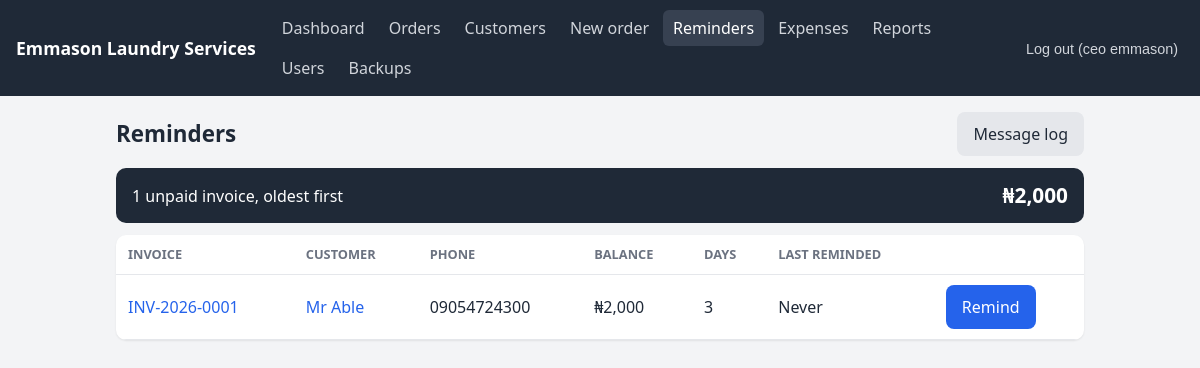
Page /app/reminders (signed in) on the committed database.
### app/models.py (models this page shows, shortened)
class User(Base):
     __tablename__ = "users"
     id = Column(Integer, primary_key=True)
     username = Column(String, unique=True, nullable=False)
     full_name = Column(String, nullable=False)
     password_hash = Column(String, nullable=False)
     role = Column(String, default="staff")        # admin or staff
     is_active = Column(Boolean, default=True)
     created_at = Column(DateTime, default=datetime.utcnow)

class Invoice(Base):
    __tablename__ = "invoices"
    id = Column(Integer, primary_key=True)
    order_id = Column(Integer, ForeignKey("orders.id"), unique=True, nullable=False)
    invoice_number = Column(String, unique=True, nullable=False)
    total = Column(Integer, nullable=False)       # naira
    created_at = Column(DateTime, default=datetime.utcnow)
    order = relationship("Order", back_populates="invoice")
    payments = relationship("Payment", back_populates="invoice", cascade="all, delete-orphan")

class Customer(Base):
    __tablename__ = "customers"
    id = Column(Integer, primary_key=True)
    name = Column(String, nullable=False)
    phone = Column(String, unique=True, nullable=False)
    address = Column(String)
    created_at = Column(DateTime, default=datetime.utcnow)
    orders = relationship("Order", back_populates="customer")

### app/routers/web_messages.py (the view)
@router.get("/app/reminders")
def reminders_page(request: Request, user=Depends(web_user), db: Session = Depends(get_db)):
    last = {}
    for n in db.query(models.Notification).filter_by(kind="balance").order_by(models.Notification.id):
        last[n.order_id] = n.created_at
    today = (now_wat()).date()
    rows = []
    for invoice in db.query(models.Invoice).order_by(models.Invoice.created_at).all():
        if invoice.balance > 0:
            order = invoice.order
            rows.append({
                "order_id": order.id,
                "invoice_number": invoice.invoice_number,
                "customer_id": order.customer.id,
                "customer_name": order.customer.name,
                "phone": order.customer.phone,
                "balance": invoice.balance,
                "days": (today - (invoice.created_at + WAT).date()).days,
                "last": last.get(order.id),
            })
    return templates.TemplateResponse(
        request, "reminders.html",
        {"user": user, "page": "reminders", "rows": rows,
         "total": sum(r["balance"] for r in rows)},
    )

### app/templates/reminders.html (shortened to what this page needs)
{% extends "base.html" %}
{% block content %}
<div class="page-head">
  <h1>Reminders</h1>
  <a class="btn secondary" href="/app/messages">Message log</a>
</div>
<div class="total-bar"><span>{{ rows|length }} unpaid invoice{{ '' if rows|length == 1 else 's' }}, oldest first</span><strong>{{ total|naira }}</strong></div>
<div class="table-wrap">
  {% if rows %}
  <table>
    <thead><tr><th>Invoice</th><th>Customer</th><th>Phone</th><th>Balance</th><th>Days</th><th>Last reminded</th><th></th></tr></thead>
    <tbody>
      {% for r in rows %}
      <tr>
        <td><a href="/app/orders/{{ r.order_id }}">{{ r.invoice_number }}</a></td>
        <td><a href="/app/customers/{{ r.customer_id }}">{{ r.customer_name }}</a></td>
        <td>{{ r.phone }}</td>
        <td>{{ r.balance|naira }}</td>
        <td>{{ r.days }}</td>
        <td>{{ r.last|wat if r.last else "Never" }}</td>
        <td><a class="btn" href="/app/orders/{{ r.order_id }}/message/balance">Remind</a></td>
      </tr>
      {% endfor %}
    </tbody>
  </table>
  {% else %}
  <div class="empty">Nobody owes you anything right now.</div>
  {% endif %}
</div>
{% endblock %}

### app/templates/base.html (shortened to what this page needs)
<!doctype html>
<html lang="en">
<head>
  <link rel="stylesheet" href="/static/style.css">
</head>
<body>
  <header class="topbar">
    <a class="brand" href="/app">{{ business }}</a>
        <nav>
      <a href="/app" class="{{ 'active' if page == 'dashboard' }}">Dashboard</a>
      <a href="/app/orders" class="{{ 'active' if page == 'orders' }}">Orders</a>
      <a href="/app/customers" class="{{ 'active' if page == 'customers' }}">Customers</a>
      <a href="/app/orders/new" class="{{ 'active' if page == 'new_order' }}">New order</a>
      <a href="/app/reminders" class="{{ 'active' if page == 'reminders' }}">Reminders</a>
      {% if user.role == "admin" %}
      <a href="/app/expenses" class="{{ 'active' if page == 'expenses' }}">Expenses</a>
      <a href="/app/reports" class="{{ 'active' if page == 'reports' }}">Reports</a>
      <a href="/app/users" class="{{ 'active' if page == 'users' }}">Users</a>
      <a href="/app/backups" class="{{ 'active' if page == 'backups' }}">Backups</a>
      {% endif %}
    </nav>
    <form method="post" action="/logout">
      <button class="link">Log out ({{ user.username }})</button>
    </form>
  </header>
  <main>
    {% block content %}{% endblock %}
  </main>
</body>
</html>

### app/static/style.css (style rules this page uses)
* { box-sizing: border-box; }
body { margin: 0; font-family: system-ui, -apple-system, "Segoe UI", Roboto, sans-serif; background: #f3f4f6; color: #1f2937; line-height: 1.5; }
a { color: #2563eb; text-decoration: none; }
.topbar { background: #1f2937; color: #fff; padding: 10px 16px; display: flex; flex-wrap: wrap; align-items: center; gap: 8px 16px; }
.topbar .brand { color: #fff; font-weight: 700; font-size: 1.1rem; }
.topbar nav { display: flex; flex-wrap: wrap; gap: 4px; flex: 1; }
.topbar nav a { color: #d1d5db; padding: 6px 10px; border-radius: 6px; }
.topbar nav a.active, .topbar nav a:hover { background: #374151; color: #fff; }
.topbar form { margin: 0; }
button.link { background: none; border: 0; color: #d1d5db; cursor: pointer; font-size: .9rem; }
main { max-width: 1000px; margin: 0 auto; padding: 16px; }
h1 { font-size: 1.4rem; margin: 8px 0 16px; }
.btn { display: inline-block; background: #2563eb; color: #fff; border: 0; border-radius: 8px; padding: 10px 16px; font-size: 1rem; cursor: pointer; }
.btn.secondary { background: #e5e7eb; color: #1f2937; }
.table-wrap { overflow-x: auto; background: #fff; border-radius: 10px; box-shadow: 0 1px 2px rgba(0,0,0,.08); }
table { width: 100%; border-collapse: collapse; }
th, td { text-align: left; padding: 10px 12px; border-bottom: 1px solid #e5e7eb; white-space: nowrap; }
th { font-size: .8rem; color: #6b7280; text-transform: uppercase; }
.page-head { display: flex; justify-content: space-between; align-items: center; flex-wrap: wrap; gap: 8px; margin-bottom: 12px; }
.page-head h1 { margin: 0; }
.total-bar { display: flex; justify-content: space-between; align-items: center; background: #1f2937; color: #fff; padding: 12px 16px; border-radius: 10px; margin-bottom: 12px; }
.total-bar strong { font-size: 1.3rem; }

### rows in the picture
User: username "ceo emmason"
Invoice: invoice_number "INV-2026-0001"
Customer: customer_name "Mr Able", phone "09054724300"

### other values in the picture
{{ business }} "Emmason Laundry Services"
{{ rows|length }} "1"
{{ total|naira }} "₦2,000"
{{ r.balance|naira }} "₦2,000"
{{ r.days }} "3"
{{ r.last|wat if r.last else "Never" }} "Never"
